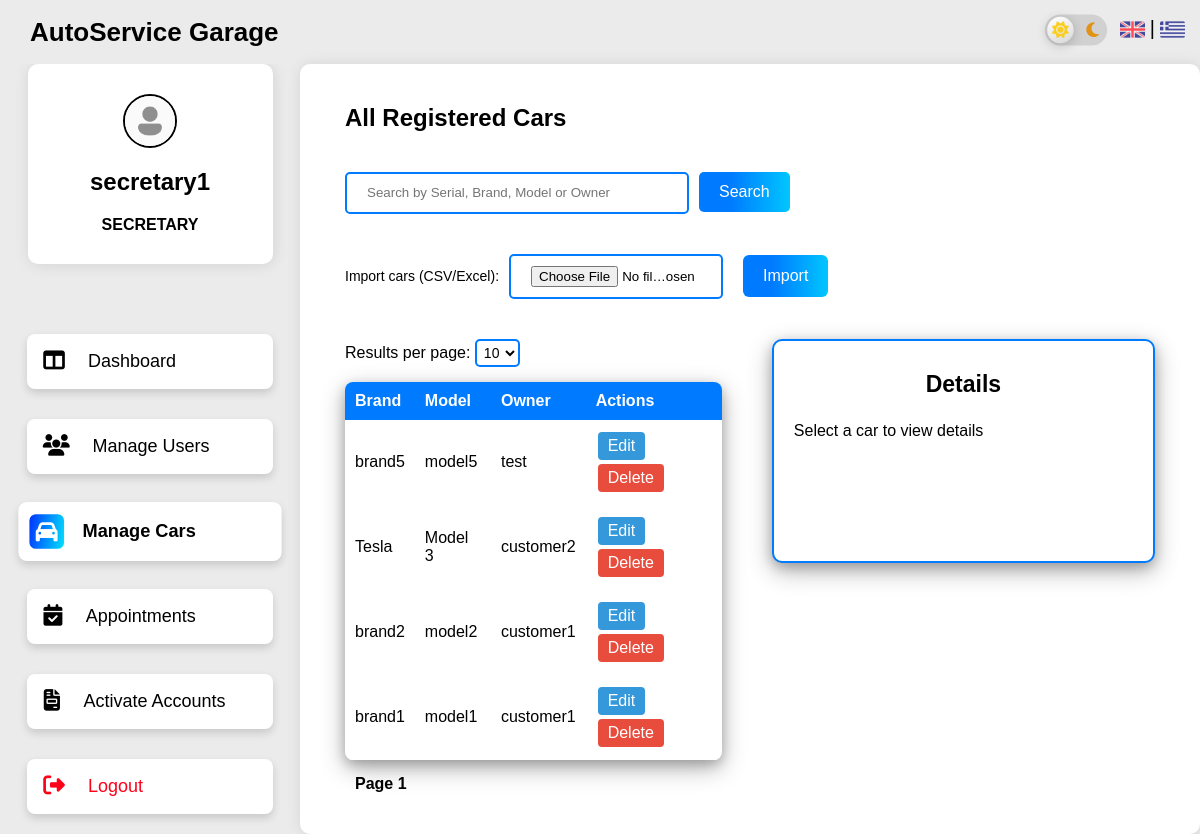
Page /manage_cars.php (signed in) on the committed database.
### tables this page shows
CREATE TABLE `cars` (
  `id` int(11) NOT NULL,
  `serial_number` varchar(50) NOT NULL,
  `model` varchar(100) NOT NULL,
  `brand` varchar(100) NOT NULL,
  `type` enum('sedan','truck','bus') NOT NULL,
  `engine_type` enum('electric','diesel','gas','hybrid') NOT NULL,
  `door_count` int(11) NOT NULL,
  `wheel_count` int(11) NOT NULL,
  `production_date` date NOT NULL,
  `acquisition_year` year(4) NOT NULL,
  `customer_id` int(11) NOT NULL
);

CREATE TABLE `users` (
  `id` int(11) NOT NULL,
  `username` varchar(50) NOT NULL,
  `email` varchar(100) NOT NULL,
  `password` varchar(255) NOT NULL,
  `role` enum('customer','mechanic','secretary') NOT NULL,
  `full_name` varchar(100) NOT NULL,
  `id_number` varchar(20) NOT NULL,
  `is_active` tinyint(1) DEFAULT 0
);

### langs.php (called while the page is built, shortened)
<?php
if (isset($_SESSION['lang']) && in_array($_SESSION['lang'], ['el', 'en'])) {
    $lang = $_SESSION['lang'];
    $lang_file = __DIR__ . "/lang/$lang.php";
    if (file_exists($lang_file)) {
        $trans = require $lang_file;
    } else {
        $trans = [];
    }
} else {
    $trans = [];
}

### manage_cars.php (the view, shortened to what this page needs)
<?php
include 'includes/dash_header.php';
$stmt = $pdo->query("
  SELECT cars.*, users.full_name
  FROM cars
  JOIN customers ON cars.customer_id = customers.user_id
  JOIN users ON customers.user_id = users.id
");
$cars = $stmt->fetchAll();
$limit = isset($_GET['limit']) && is_numeric($_GET['limit']) ? (int) $_GET['limit'] : 10;
$page = isset($_GET['page']) ? (int) $_GET['page'] : 1;
$start = ($page - 1) * $limit;
$sql = "
  SELECT cars.*, users.full_name
  FROM cars
  JOIN customers ON cars.customer_id = customers.user_id
  JOIN users ON customers.user_id = users.id
";
$params = [];
$sql .= " ORDER BY cars.id DESC LIMIT $start, $limit";
$stmt = $pdo->prepare($sql);
$stmt->execute($params);
$cars = $stmt->fetchAll();
?>
<div class="layout-container">
  <?php include 'includes/dash_sidebar.php';
  include 'includes/mobile_bar.php'; ?>
  <div class="content-area">
    <h2><?= $trans['all_cars'] ?? 'All Registered Cars' ?></h2>
    <form method="GET" action="manage_cars.php" class="search-form">
        <input type="text" name="search_term" placeholder="<?= $trans['search_car_placeholder'] ?? 'Search by Serial, Brand, Model or Owner' ?>">
        <button type="submit"><?= $trans['search'] ?? 'Search' ?></button>
    </form>
    <form method="POST" enctype="multipart/form-data" class="import-form">
      <label><?= $trans['import_cars_label'] ?? 'Import cars (CSV/Excel):' ?></label>
      <input type="file" name="car_file" required>
      <button type="submit" name="import_cars" class="form-button"><?= $trans['import'] ?? 'Import' ?></button>
    </form>
    <div class="row-container">
      <div class="column-container">
        <div class="limit-select">
          <label for="limit"><?= $trans['results_per_page'] ?? 'Results per page:' ?></label>
          <select id="limit-select">
            <?php foreach ([2, 5, 10, 20] as $opt): ?>
              <option value="<?= $opt ?>" <?= ($limit == $opt ? 'selected' : '') ?>><?= $opt ?></option>
            <?php endforeach; ?>
          </select>
        </div>
        <table class="table">
          <thead>
            <tr>
              <th><?= $trans['brand'] ?? 'Brand' ?></th>
              <th><?= $trans['model'] ?? 'Model' ?></th>
              <th><?= $trans['owner'] ?? 'Owner' ?></th>
              <th><?= $trans['actions'] ?? 'Actions' ?></th>
            </tr>
          </thead>
          <tbody>
            <?php foreach ($cars as $car): ?>
              <tr class="row-clickable" data-id="<?= $car['id'] ?>">
                <td><?= htmlspecialchars($car['brand']) ?></td>
                <td><?= htmlspecialchars($car['model']) ?></td>
                <td><?= htmlspecialchars($car['full_name']) ?></td>
                <td class="actions">
                  <a class="edit-button" href="edit_car.php?id=<?= $car['id'] ?>"><?= $trans['edit'] ?? 'Edit' ?></a>
                  <form method="POST" onsubmit="return confirm('<?= $trans['confirm_delete_car'] ?? 'Are you sure you want to delete this car?' ?>');">
                    <button type="submit" class="delete-button"><?= $trans['delete'] ?? 'Delete' ?></button>
                  </form>
                </td>
              </tr>
            <?php endforeach; ?>
          </tbody>
        </table>
        <div class="pagination">
          <span style="margin: 0 10px;"><?= $trans['page'] ?? 'Page'?> <?= $page ?></span>
        </div>
      </div>
      <div class="details-panel" id="detailsPanel">
        <h3><?= $trans['details'] ?? 'Details' ?></h3>
        <p><?= $trans['select_car_details'] ?? 'Select a car to view details' ?></p>
      </div>
    </div>
  </div>
</body>
</html>

### css/dashboard.css (style rules this page uses)
html { scroll-behavior: smooth; }
:root { --bg: #ebebeb; --text: #000000; --hover-text: #ffffff; --box: #ffffff; --accent: #007bff; --button-text: white; --hover: #e9e9e9; }
body { font-family: Arial, sans-serif; background-color: var(--bg); color: var(--text); padding: 0; margin: 0; }
.layout-container { display: flex; flex-direction: row; }
.content-area { position: absolute; padding: 20px 45px; border-radius: 10px; background-color:var(--box); box-shadow: 1px 1px 15px rgba(0, 0, 0, 0.1); overflow-x: hidden; right: 0; left: 300px; top: 8vh; bottom: 0; display: flex; flex-direction: column; gap: 20px; transition: all 0.4s ease; }
.row-container { display: flex; flex-direction: row; width: 100%; padding: 0; margin: 0; gap: 50px; }
.column-container { flex: 2 1 50%; display: flex; flex-direction: column; gap: 15px; }
.limit-select { margin-bottom: 0px; }
.limit-select select { width: 45px; border: 2px solid var(--accent); border-radius: 5px; padding: 3px; font-size: 14px; color: var(--text); background-color: var(--box); }
.table { margin-top: 0; border-spacing: 0; min-width: 80%; width: fit-content; height: fit-content; background: var(--box); box-shadow: 0 4px 12px rgba(0, 0, 0, 0.2), 0 8px 24px rgba(0, 0, 0, 0.3), inset 0 2px 4px rgba(255, 255, 255, 0.2); border-radius: 8px; overflow: hidden; transition: all 0.4s ease; }
table thead { background: var(--accent); }
table th { color: #ffffff; padding: 10px; text-align: left; }
table td { padding: 10px; text-align: left; border-bottom: 1px solid var(--box); }
.row-clickable { cursor: pointer; transition: background-color 0.2s ease; }
.activate-button, .details-button, .edit-button { height: fit-content; padding: 5px 10px; font-size: 16px; background-color: #3498db; color: white; text-decoration: none; border-radius: 4px; border: none; cursor: pointer; }
.delete-button, .cancel-button { padding: 5px 10px; font-size: 16px; background-color: #e74c3c; color: white; border: none; border-radius: 4px; cursor: pointer; }
.actions { display: block; gap: 15px; }
.actions a { display: inline-block; margin: 2px; }
.actions form { display: inline-block; margin: 2px; }
.pagination span { font-weight: bold; color: var(--text); font-size: 16px; }
.details-panel { width: 45%; padding: 20px; background-color: var(--box); box-shadow: 0 4px 12px rgba(0, 0, 0, 0.2), 0 8px 24px rgba(0, 0, 0, 0.3), inset 0 2px 4px rgba(255, 255, 255, 0.2); border: var(--accent) solid 2px; border-radius: 10px; min-height: 180px; height: fit-content; transition: all 0.3s ease; }
.details-panel h3 { font-size: 23px; margin-top: 10px; text-align: center; }
.details-panel p { line-height: 1.2; margin-bottom: 10px; }
.form-button { background: linear-gradient(90deg, #007bff 35%, #00c6ff); color: white; padding: 12px 20px; font-size: 16px; border: none; border-radius: 6px; cursor: pointer; transition: all 0.2s; }
.import-form { margin-bottom: 20px; display: flex; align-items: center; gap: 10px; }
.import-form label { font-size: 14px; }
.import-form input { padding: 10px 20px; border: 2px solid var(--accent); border-radius: 5px; margin-right: 10px; width: 170px; }
.search-form { display: flex; margin-bottom: 20px; }
.search-form input { padding: 10px 20px; border: 2px solid var(--accent); color: var(--text); border-radius: 5px; margin-right: 10px; width: 300px; ; height: 18px; background-color: var(--box); transition: all 0.4s ease; }
.search-form button { background: linear-gradient(90deg, #007bff 35%, #00c6ff); color: white; padding: 10px 20px; font-size: 16px; border: none; border-radius: 5px; cursor: pointer; transition: transform 0.2s; height: 40px; }

### rows in the picture
cars: brand "brand5", model "model5", users.full_name "test"
cars: brand "Tesla", model "Model 3", users.full_name "customer2"
cars: brand "brand2", model "model2", users.full_name "customer1"
cars: brand "brand1", model "model1", users.full_name "customer1"

### other values in the picture
$hname "secretary1"
$hrole "SECRETARY"
$trans['dashboard'] "Dashboard"
$trans['manage_users'] "Manage Users"
$trans['manage_cars'] "Manage Cars"
$trans['appointments'] "Appointments"
$trans['activate_accounts'] "Activate Accounts"
$trans['logout'] "Logout"
$trans['all_cars'] "All Registered Cars"
$trans['search'] "Search"
$trans['import_cars_label'] "Import cars (CSV/Excel):"
$trans['import'] "Import"
$trans['results_per_page'] "Results per page:"
$trans['brand'] "Brand"
$trans['model'] "Model"
